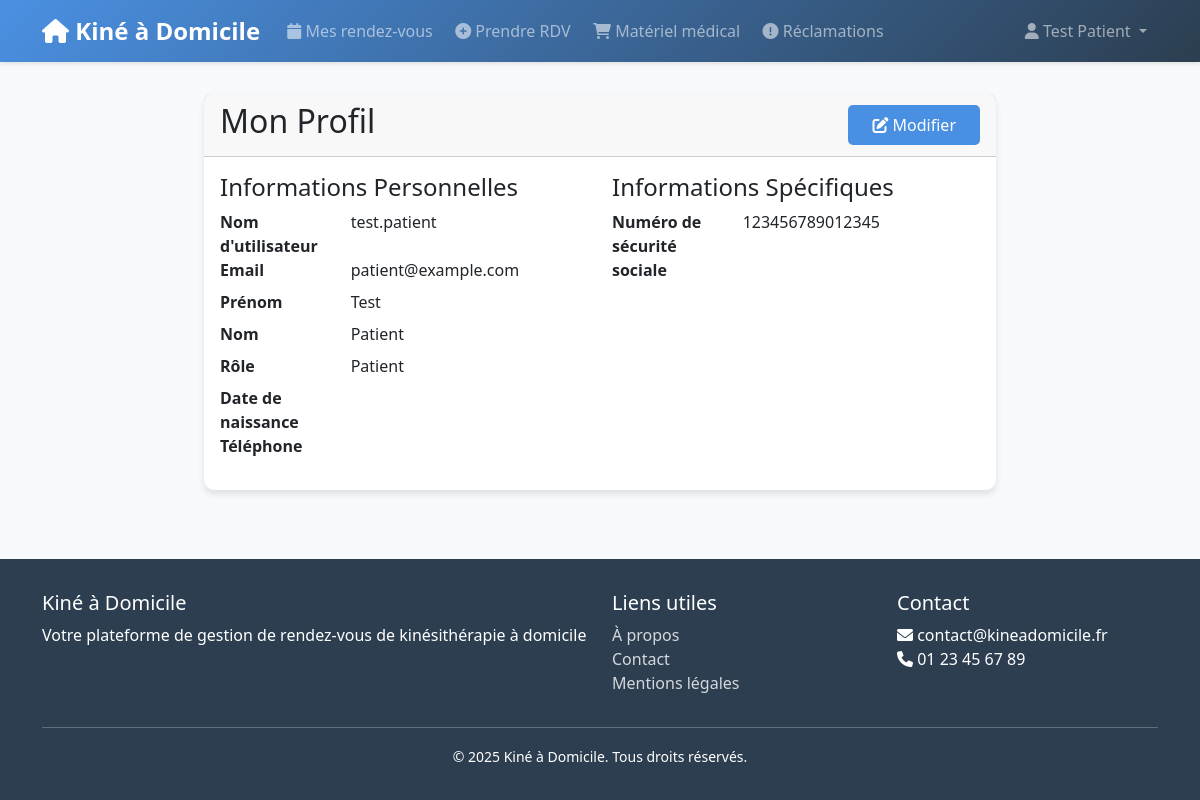
Screenshot of /users/profile/ (signed in) with the database file from the repository.
### users/models.py (models this page shows)
class Utilisateur(AbstractUser):
    class Role(models.TextChoices):
        ADMIN = 'ADMIN', _('Administrateur')
        PATIENT = 'PATIENT', _('Patient')
        KINE = 'KINE', _('Kinésithérapeute')
        VENDEUR = 'VENDEUR', _('Vendeur')
    role = models.CharField(
        max_length=10,
        choices=Role.choices,
        default=Role.PATIENT,
    )
    date_naissance = models.DateField(null=True, blank=True)
    telephone = models.CharField(max_length=15, blank=True)

class Patient(models.Model):
    utilisateur = models.OneToOneField(Utilisateur, on_delete=models.CASCADE, related_name='patient_profile')
    numero_securite_sociale = models.CharField(max_length=15, blank=True)

### users/views.py (the view)
# urls.py: path('profile/', views.profile, name='profile'),
@login_required
def profile(request):
    user = request.user
    context = {
        'user': user,
    }
    if hasattr(user, 'patient_profile'):
        context['profile'] = user.patient_profile
    elif hasattr(user, 'kine_profile'):
        context['profile'] = user.kine_profile
    elif hasattr(user, 'vendeur_profile'):
        context['profile'] = user.vendeur_profile
    return render(request, 'users/profile.html', context)

### templates/users/profile.html (shortened to what this page needs)
{% extends 'base.html' %}
{% block content %}
<div class="row">
    <div class="col-md-8 offset-md-2">
        <div class="card">
            <div class="card-header d-flex justify-content-between align-items-center">
                <h2>Mon Profil</h2>
                <a href="{% url 'users:edit_profile' %}" class="btn btn-primary">
                    <i class="fas fa-edit"></i> Modifier
                </a>
            </div>
            <div class="card-body">
                <div class="row">
                    <div class="col-md-6">
                        <h4>Informations Personnelles</h4>
                        <dl class="row">
                            <dt class="col-sm-4">Nom d'utilisateur</dt>
                            <dd class="col-sm-8">{{ user.username }}</dd>
                            <dt class="col-sm-4">Email</dt>
                            <dd class="col-sm-8">{{ user.email }}</dd>
                            <dt class="col-sm-4">Prénom</dt>
                            <dd class="col-sm-8">{{ user.first_name }}</dd>
                            <dt class="col-sm-4">Nom</dt>
                            <dd class="col-sm-8">{{ user.last_name }}</dd>
                            <dt class="col-sm-4">Rôle</dt>
                            <dd class="col-sm-8">{{ user.get_role_display }}</dd>
                            <dt class="col-sm-4">Date de naissance</dt>
                            <dd class="col-sm-8">{{ user.date_naissance|date:"d/m/Y" }}</dd>
                            <dt class="col-sm-4">Téléphone</dt>
                            <dd class="col-sm-8">{{ user.telephone }}</dd>
                        </dl>
                    </div>
                    <div class="col-md-6">
                        <h4>Informations Spécifiques</h4>
                        {% if user.role == 'PATIENT' and profile %}
                            <dl class="row">
                                <dt class="col-sm-4">Numéro de sécurité sociale</dt>
                                <dd class="col-sm-8">{{ profile.numero_securite_sociale }}</dd>
                            </dl>
                        {% elif user.role == 'VENDEUR' and profile %}
                            <dl class="row">
                                <dt class="col-sm-4">Entreprise</dt>
                                <dd class="col-sm-8">{{ profile.entreprise }}</dd>
                            </dl>
                        {% endif %}
                    </div>
                </div>
            </div>
        </div>
    </div>
</div>
{% endblock %}

### templates/base.html (shortened to what this page needs)
<!DOCTYPE html>
<html lang="fr">
<head>
    <link href="https://cdn.jsdelivr.net/npm/bootstrap@5.3.0/dist/css/bootstrap.min.css" rel="stylesheet">
    <link href="https://cdnjs.cloudflare.com/ajax/libs/font-awesome/6.0.0/css/all.min.css" rel="stylesheet">
    <link href="https://cdnjs.cloudflare.com/ajax/libs/tempusdominus-bootstrap-4/5.39.0/css/tempusdominus-bootstrap-4.min.css" rel="stylesheet">
</head>
<body>
    <nav class="navbar navbar-expand-lg navbar-dark">
        <div class="container">
            <a class="navbar-brand" href="{% url 'home' %}">
                <i class="fas fa-home"></i> Kiné à Domicile
            </a>
            <div class="collapse navbar-collapse" id="navbarNav">
                <ul class="navbar-nav me-auto">
                    {% if user.is_authenticated %}
                        {% if user.role == 'PATIENT' %}
                        <li class="nav-item">
                            <a class="nav-link" href="{% url 'appointments:list' %}">
                                <i class="fas fa-calendar"></i> Mes rendez-vous
                            </a>
                        </li>
                        <li class="nav-item">
                            <a class="nav-link" href="{% url 'appointments:create' %}">
                                <i class="fas fa-plus-circle"></i> Prendre RDV
                            </a>
                        </li>
                        <li class="nav-item">
                            <a class="nav-link" href="{% url 'equipment:list' %}">
                                <i class="fas fa-shopping-cart"></i> Matériel médical
                            </a>
                        </li>
                        <li class="nav-item">
                            <a class="nav-link" href="{% url 'complaints:create' %}">
                                <i class="fas fa-exclamation-circle"></i> Réclamations
                            </a>
                        </li>
                        {% endif %}
                    {% endif %}
                </ul>
                <ul class="navbar-nav">
                    {% if user.is_authenticated %}
                    <li class="nav-item dropdown">
                        <a class="nav-link dropdown-toggle" href="#" id="navbarDropdown" role="button" data-bs-toggle="dropdown">
                            <i class="fas fa-user"></i> {{ user.get_full_name }}
                        </a>
                    </li>
                    {% endif %}
                </ul>
            </div>
        </div>
    </nav>
    <div class="content">
        {% block content %}{% endblock %}
    </div>
    <footer class="footer">
        <div class="container">
            <div class="row">
                <div class="col-md-6">
                    <h5>Kiné à Domicile</h5>
                    <p>
                        Votre plateforme de gestion de rendez-vous de kinésithérapie à domicile
                    </p>
                </div>
                <div class="col-md-3">
                    <h5>Liens utiles</h5>
                    <ul class="list-unstyled">
                        <li><a href="{% url 'about' %}">À propos</a></li>
                        <li><a href="{% url 'contact' %}">Contact</a></li>
                        <li><a href="{% url 'legal' %}">Mentions légales</a></li>
                    </ul>
                </div>
                <div class="col-md-3">
                    <h5>Contact</h5>
                    <ul class="list-unstyled">
                        <li><i class="fas fa-envelope"></i> contact@kineadomicile.fr</li>
                        <li><i class="fas fa-phone"></i> 01 23 45 67 89</li>
                    </ul>
                </div>
            </div>
            <hr>
            <div class="text-center">
                <small>&copy; {% now "Y" %} Kiné à Domicile. Tous droits réservés.</small>
            </div>
        </div>
    </footer>
</body>
</html>

### templates/base.html (style rules this page uses)
:root { --primary-color: #4a90e2; --secondary-color: #2c3e50; --accent-color: #e74c3c; --light-bg: #f8f9fa; --dark-bg: #343a40; }
body { min-height: 100vh; display: flex; flex-direction: column; background-color: var(--light-bg); font-family: 'Segoe UI', Tahoma, Geneva, Verdana, sans-serif; }
.navbar { background: linear-gradient(135deg, var(--primary-color), var(--secondary-color)); box-shadow: 0 2px 4px rgba(0,0,0,0.1); }
.navbar-brand { font-weight: 600; font-size: 1.5rem; }
.nav-link { font-weight: 500; transition: all 0.3s ease; padding: 0.5rem 1rem; border-radius: 5px; margin: 0 0.2rem; }
.content { flex: 1; padding: 2rem 0; }
.footer { background: var(--secondary-color); color: white; padding: 2rem 0; margin-top: auto; }
.footer a { color: rgba(255,255,255,0.8); text-decoration: none; transition: all 0.3s ease; }
.card { border: none; border-radius: 10px; box-shadow: 0 4px 6px rgba(0,0,0,0.1); transition: all 0.3s ease; }
.btn-primary { background-color: var(--primary-color); border: none; padding: 0.5rem 1.5rem; border-radius: 5px; transition: all 0.3s ease; }

### rows the page displays
Utilisateur: get_full_name "Test Patient", username "test.patient", email "patient@example.com", first_name "Test", last_name "Patient", role "Patient"
Patient: numero_securite_sociale "123456789012345"
